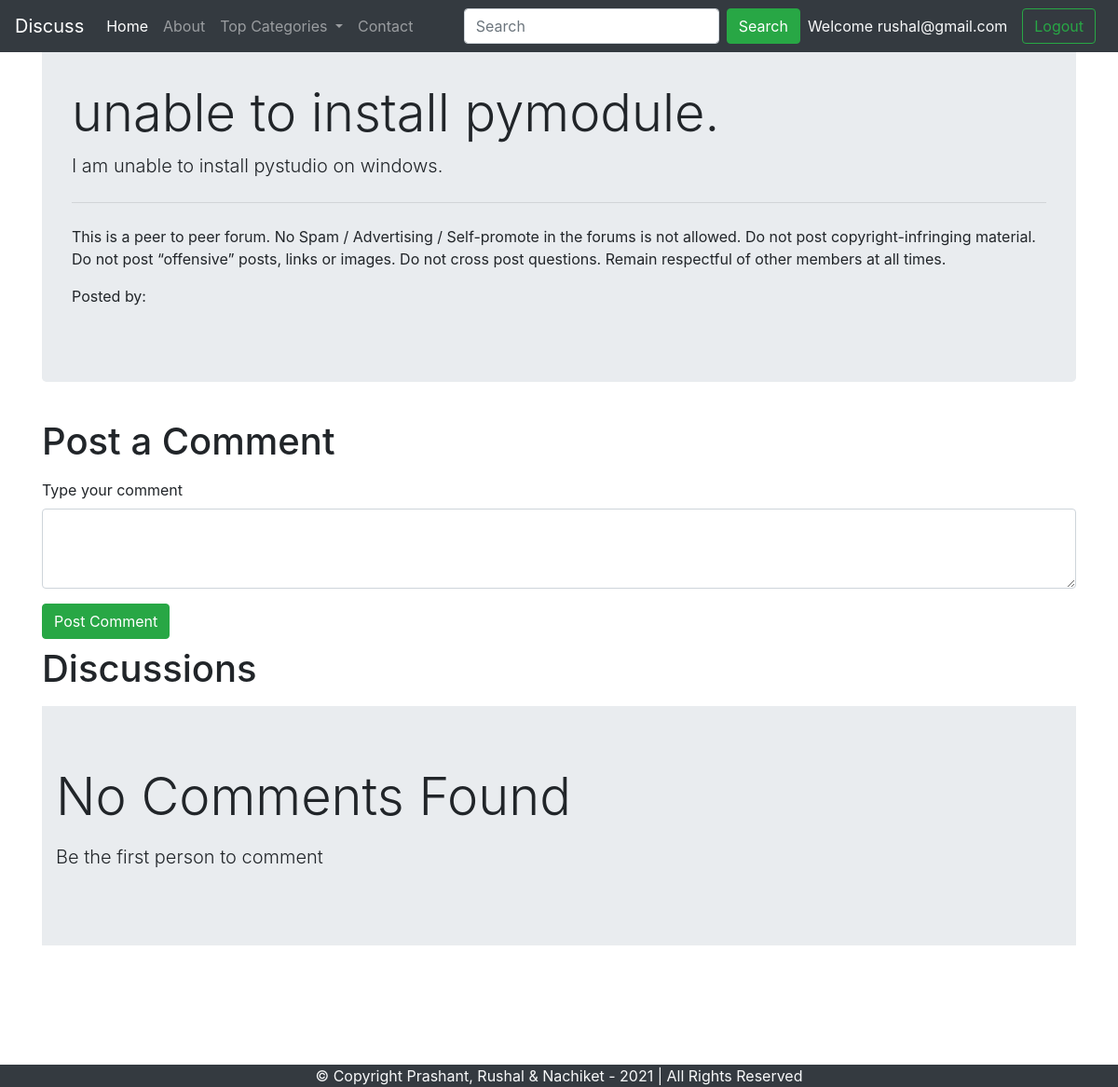
/thread.php?threadid=1 (signed in), run on the app's committed database.
### tables this page shows
CREATE TABLE `threads` (
  `thread_id` int(7) NOT NULL,
  `thread_title` varchar(255) NOT NULL,
  `thread_desc` text NOT NULL,
  `thread_cat_id` int(7) NOT NULL,
  `thread_user_id` int(7) NOT NULL,
  `timestamp` datetime NOT NULL DEFAULT current_timestamp()
);

### thread.php (the view, shortened to what this page needs)
<!doctype html>
<html lang="en">
<head>
    <link rel="stylesheet" href="https://stackpath.bootstrapcdn.com/bootstrap/4.5.0/css/bootstrap.min.css"
>
</head>
<body>
    <?php include 'partials/_dbconnect.php';?>
    <?php include 'partials/_header.php';?>
    <?php
    $id = $_GET['threadid'];
    $sql = "SELECT * FROM `threads` WHERE thread_id=$id";
    $result = mysqli_query($conn, $sql);
    while($row = mysqli_fetch_assoc($result)){
        $title = $row['thread_title'];
        $desc = $row['thread_desc'];
        $thread_user_id = $row['thread_user_id'];
        $sql2 = "SELECT user_email FROM `users` WHERE sno='$thread_user_id'";
        $result2 = mysqli_query($conn, $sql2);
        $row2 = mysqli_fetch_assoc($result2);
        $posted_by = $row2['user_email'];
    }
    ?>
    <div class="container my-4">
        <div class="jumbotron">
            <h1 class="display-4"><?php echo $title;?></h1>
            <p class="lead">  <?php echo $desc;?></p>
            <hr class="my-4">
            <p>This is a peer to peer forum. No Spam / Advertising / Self-promote in the forums is not allowed. Do not post copyright-infringing material. Do not post “offensive” posts, links or images. Do not cross post questions. Remain respectful of other members at all times.</p>
            <p>Posted by: <em><?php echo $posted_by; ?></em></p>
        </div>
    </div>
     <?php
    if(isset($_SESSION['loggedin']) && $_SESSION['loggedin']==true){
    echo '<div class="container">
        <h1 class="py-2">Post a Comment</h1>
        <form action= "'. $_SERVER['REQUEST_URI'] . '" method="post">
            <div class="form-group">
                <label for="exampleFormControlTextarea1">Type your comment</label>
                <textarea class="form-control" id="comment" name="comment" rows="3"></textarea>
                <input type="hidden" name="sno" value="'. $_SESSION["sno"]. '">
            </div>
            <button type="submit" class="btn btn-success">Post Comment</button>
        </form>
    </div>';
    }
    ?>
    <div class="container mb-5" id="ques">
        <h1 class="py-2">Discussions</h1>
       <?php
    $noResult = true;
        if($noResult){
            echo '<div class="jumbotron jumbotron-fluid">
                    <div class="container">
                        <p class="display-4">No Comments Found</p>
                        <p class="lead"> Be the first person to comment</p>
                    </div>
                 </div> ';
        }
    ?>
    </div>
    <?php include 'partials/_footer.php';?>
</body>
</html>

### thread.php (style rules this page uses)
#ques { min-height: 433px; }

### data on the page
threads: thread_title "unable to install pymodule.", thread_desc "I am unable to install pystudio on windows."

### other printed values
$_SESSION['user_email'] "rushal@gmail.com"
